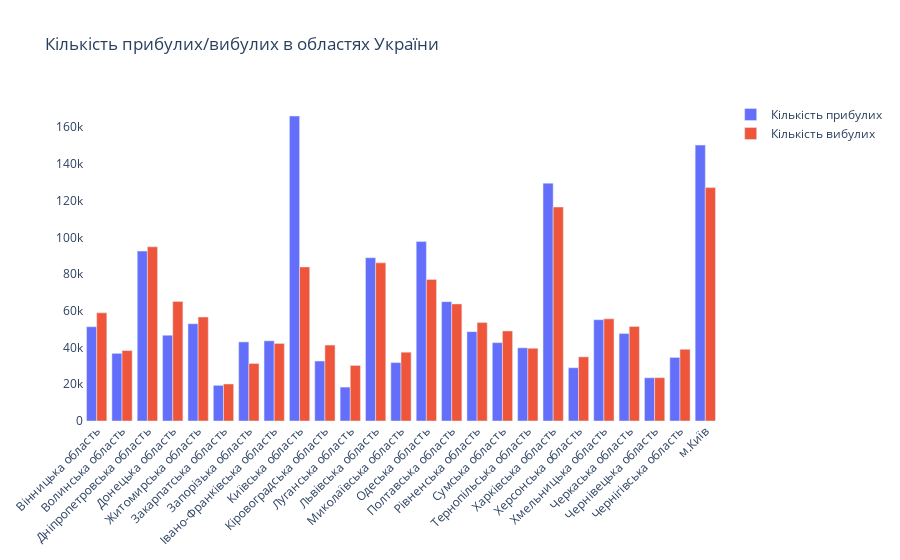

Notebook code for this chart:
### Code cell
fig = go.Figure()
fig.add_trace(go.Bar(
    x=total_regions['Область'],
    y=total_regions['Прибулі'],
    name='Кількість прибулих',
))
fig.add_trace(go.Bar(
    x=total_regions['Область'],
    y=total_regions['Вибулі'],
    name='Кількість вибулих',
))
fig.update_layout(
    title="Кількість прибулих/вибулих в областях України",
)
fig.update_layout(plot_bgcolor='rgba(0,0,0,0)',  
                  )

fig.update_layout(barmode='group', xaxis_tickangle=-45)
fig.show()

### Figure 1 — Plotly figure (JSON) as saved in the notebook; plotly's stock layout.template omitted (floating-point values rounded to 4 significant figures)
{"data": [{"name": "Кількість прибулих", "type": "bar", "x": ["Вінницька область", "Волинська область", "Дніпропетровська область", "Донецька область", "Житомирська область", "Закарпатська область", "Запорізька область", "Івано-Франківська область", "Київська область", "Кіровоградська область", "Луганська область", "Львівська область", "Миколаївська область", "Одеська область", "Полтавська область", "Рівненська область", "Сумська область", "Тернопільська область", "Харківська область", "Херсонська область", "Хмельницька область", "Черкаська область", "Чернівецька область", "Чернігівська область", "м.Київ"], "y": [51331, 36838, 92540, 46716, 52976, 19415, 43079, 43664, 166106, 32663, 18458, 88936, 31815, 97750, 64993, 48681, 42671, 39855, 129528, 29000, 55171, 47619, 23539, 34620, 150273]}, {"name": "Кількість вибулих", "type": "bar", "x": ["Вінницька область", "Волинська область", "Дніпропетровська область", "Донецька область", "Житомирська область", "Закарпатська область", "Запорізька область", "Івано-Франківська область", "Київська область", "Кіровоградська область", "Луганська область", "Львівська область", "Миколаївська область", "Одеська область", "Полтавська область", "Рівненська область", "Сумська область", "Тернопільська область", "Харківська область", "Херсонська область", "Хмельницька область", "Черкаська область", "Чернівецька область", "Чернігівська область", "м.Київ"], "y": [58913, 38363, 94881, 65117, 56627, 20160, 31329, 42242, 83907, 41357, 30266, 86140, 37478, 77117, 63770, 53607, 49048, 39614, 116548, 34946, 55633, 51480, 23584, 39064, 127124]}], "layout": {"barmode": "group", "plot_bgcolor": "rgba(0,0,0,0)", "title": {"text": "Кількість прибулих/вибулих в областях України"}, "xaxis": {"tickangle": -45}}}
